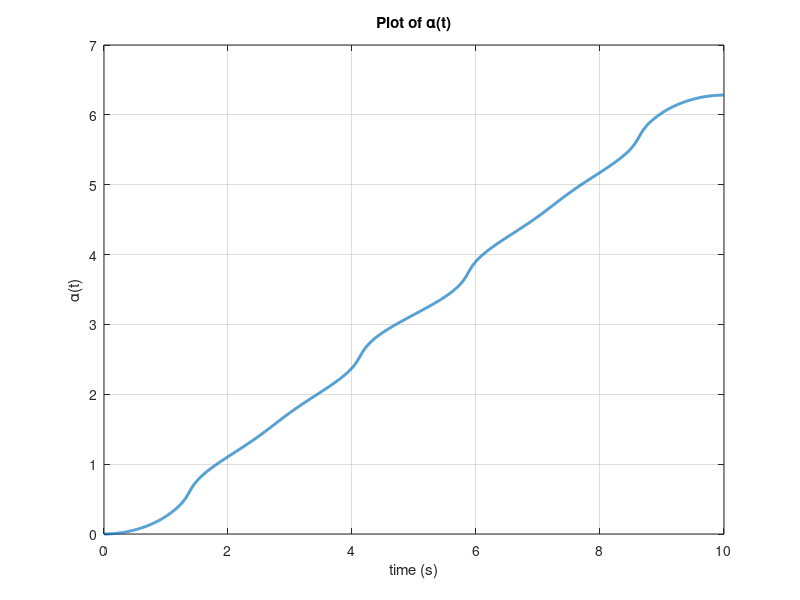

MATLAB code to generate this figure: (Note: this script raises an error after producing the figure.)
%[text] Step 1: Create Trapezoidal Velocity Trajectories
clear all;
close all;
clc;
%[text] (1a) Calculate arc length of Lissajous Curve.
T = 2*pi;
t = linspace(0,T,1000);
xd = 0.16*sin(2*t);
yd = 0.111*sin(3*t);

d = 0;
for i=1:length(t)-1
    d = d + sqrt((xd(i+1)-xd(i))^2+(yd(i+1)-yd(i))^2);
end
%[text] Determine the average speed, $c$, of end effector over `tfinal` seconds.
tfinal = 10;

% calculate average speed
c = d/tfinal;
%[text] Use forward-euler method to numerically approximate $\\alpha(t)$
% normalized trapezoidal curve
g = @(t, T, ta) (T/(T-ta))*((t < ta) .* (t / ta) + (t >= ta & t <= (T - ta)) .* 1 + (t > (T - ta)) .* ((T - t) / ta));

dt = 0.002;
t = 0:dt:tfinal;
alpha = zeros(size(t));
for i=1:length(t)-1
    xdot = 0.16*2*cos(2*alpha(i));
    ydot = 0.111*3*cos(3*alpha(i));
    % equation (7) in the lab assignment
    alpha(i+1) = alpha(i) + dt*(c*g(t(i),tfinal,1))/(sqrt(xdot^2+ydot^2));
end
figure()
plot(t,alpha,'LineWidth',2); title('Plot of \alpha(t)');
grid on; xlabel('time (s)'); ylabel('\alpha(t)');
yline(T,'k--','LineWidth',2); 
legend('\alpha','T (period)','Location','southeast')
%[text] (1c) Combine all trajectories together.
x = 0.16*sin(2*alpha);
y = 0.111*sin(3*alpha);
%[text] Plot the speed of the trajectory as function of time.
v = sqrt( (diff(x)/dt).^2 + (diff(y)/dt).^2 );
figure()
plot(dt:dt:tfinal,v,'LineWidth',3); hold on;
yline(c,'k--'); 
ylim([0 0.3])
yline(0.25,'r--')
hold off;
title('Trajectory Velocity')
grid on;
xlabel('time (s)')
ylabel('velocity (m/s)')
legend('velocity', 'average velocity', 'velocity limit','Location','south')
%%
%[text] ## Step 2: Forward Kinematics
%[text] (2c) Calculate T0
% these values were obtained from the URDF directly
L1 = 0.2435;
L2 = 0.2132;
W1 = 0.1311;
W2 = 0.0921;
H1 = 0.1519;
H2 = 0.0854;

% home position of end effector
M = [-1 0 0 L1+L2;
    0 0 1 W1+W2;
    0 1 0 H1-H2;
    0 0 0 1];

% screw axes
S1 = [0 0 1 0 0 0]';
S2 = [0 1 0 -H1 0 0]';
S3 = [0 1 0 -H1 0 L1]';
S4 = [0 1 0 -H1 0 L1+L2]';
S5 = [0 0 -1 -W1 L1+L2 0]';
S6 = [0 1 0 H2-H1 0 L1+L2]';
S = [S1 S2 S3 S4 S5 S6];

% body screw axes
B1 = ECE569_Adjoint(M)\S1;
B2 = ECE569_Adjoint(M)\S2;
B3 = ECE569_Adjoint(M)\S3;
B4 = ECE569_Adjoint(M)\S4;
B5 = ECE569_Adjoint(M)\S5;
B6 = ECE569_Adjoint(M)\S6;
B = [B1 B2 B3 B4 B5 B6];

% joint angles
theta0 = [-1.6800   -1.4018   -1.8127   -2.9937   -0.8857   -0.0696]';

% calculate the 4x4 matrix representing the transition
% from end effector frame {b} to the base frame {s} at t=0: Tsb(0)

T0_space = ECE569_FKinSpace(M,S,theta0)
T0_body = ECE569_FKinBody(M,B,theta0)
T0_space-T0_body
T0 = T0_body;
%[text] Calculate Tsd at every time step.
% Calculate Tsd(t) for t=0 to t=tfinal
% Tsd(t) = T0 * Td(t)
N = length(t);
Tsd = zeros(4,4,N);
for i=1:N
    R  = eye(3);
    p  = [x(i);y(i);0];
    Td = [R,p;zeros(1,3),1];
    Tsd(:,:,i) = T0*Td;
end
%%
%[text] (2d) Plot (x,y,z) in the s frame
xs = Tsd(1,4,:);
ys = Tsd(2,4,:);
zs = Tsd(3,4,:);
figure();
plot3(xs(:), ys(:), zs(:), 'LineWidth', 1)
title('Trajectory \{s\} frame')
xlabel('x (m)')
ylabel('y (m)')
zlabel('z (m)')
hold on
plot3(xs(1),ys(1),zs(1),'go','MarkerSize',10,'LineWidth',2)
plot3(xs(end),ys(end),zs(end),'rx','MarkerSize',10,'LineWidth',2)
legend('Trajectory', 'Start', 'End')
grid on
hold off
%%
%[text] ## Step 3: Inverse Kinematics
initialguess = theta0;
Td = T0;

% you need to implement IKinBody
[thetaSol, success] = ECE569_IKinBody(B,M,Td,theta0,1e-6,1e-6);
if (~success)
    close(f);
    error('Error. \nCould not perform IK at index %d.',1)
end
%%
%[text] (3c) Perform IK at each time step
thetaAll = zeros(6,N);
thetaAll(:,1) = theta0;

% you can comment out the waitbar functions if they aren't working
% (sometimes they don't work with .mlx files)
% If the code gets stuck here, you will need to restart MATLAB
f = waitbar(0,['Inverse Kinematics (1/',num2str(N),') complete.']);

for i=2:N
    initialguess = thetaAll(:,i-1);

    [thetaSol, success] = ECE569_IKinBody(B,M,Tsd(:,:,i),initialguess,1e-6,1e-6);
    if (~success)
        close(f);
        error('Error. \nCould not perform IK at index %d.',i)
    end
    thetaAll(:,i) = thetaSol;
    waitbar(i/N,f,['Inverse Kinematics (',num2str(i),'/',num2str(N),') complete.']);
end
close(f);
%%
%[text] (3c) Verify that the joint angles don't change very much
dj = diff(thetaAll');
figure();
plot(t(1:end-1), dj)
title('First Order Difference in Joint Angles')
legend('J1','J2','J3','J4','J5','J6','Location','northeastoutside')
grid on
xlabel('time (s)')
ylabel('first order difference')
%%
%[text] (3d) Verify that the joints we found actually trace out our trajectory (forward kinematics)
actualTsd = zeros(4,4,N);
for i=1:N
    actualTsd(:,:,i) = T0*ECE569_FKinBody(M,B,thetaAll(:,i));
end

xs = actualTsd(1,4,:);
ys = actualTsd(2,4,:);
zs = actualTsd(3,4,:);
figure();
plot3(xs(:), ys(:), zs(:), 'LineWidth', 1)
title('Verified Trajectory \{s\} frame')
xlabel('x (m)')
ylabel('y (m)')
zlabel('z (m)')
hold on
plot3(xs(1),ys(1),zs(1),'go','MarkerSize',10,'LineWidth',2)
plot3(xs(end),ys(end),zs(end),'rx','MarkerSize',10,'LineWidth',2)
legend('Trajectory', 'Start', 'End')
grid on
hold off
%%
%[text] (3e) Verify that the end effector does not enter a kinematic singularity, by plotting the determinant of your body jacobian
body_dets = zeros(N,1);
for i=1:N
    body_dets(i) = det(ECE569_JacobianBody(B,thetaAll(:,i)));
end
figure();
plot(t, body_dets)
title('Manipulability')
grid on
xlabel('time (s)')
ylabel('det of J_B')
%%
%[text] (3f) Save to CSV File
% you can play with turning the LEDs on and off
led = ones(N,1);

% save to the CSV file
data = [t' thetaAll' led];

% TODO: change the csv filename to your purdue ID
%writematrix(data, 'gturak.csv')

%[appendix]{"version":"1.0"}
%---
%[metadata:view]
%   data: {"layout":"onright","rightPanelPercent":47.9}
%---
